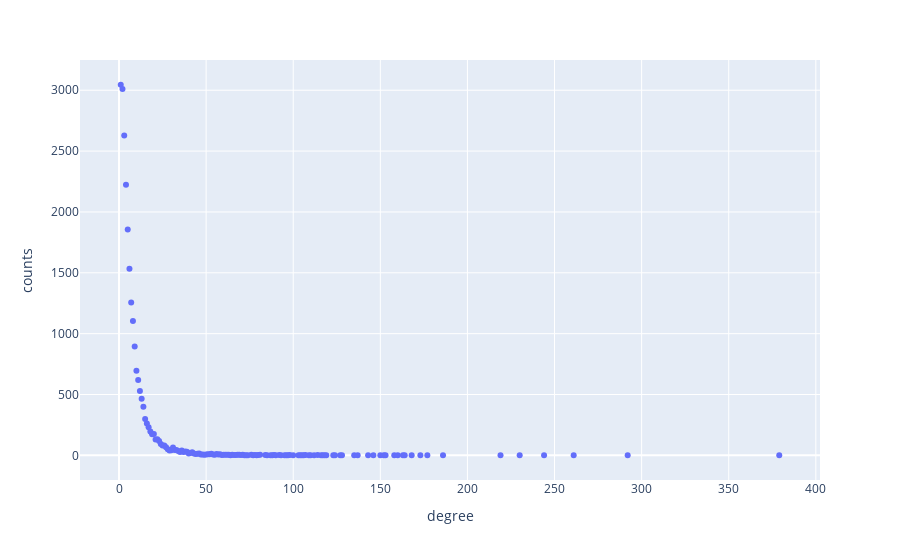

The code cell stored with this chart in its notebook:
### Code cell
import plotly.express as px
fig = px.scatter(df, x='degree', y='counts'
    )
fig.show()

### Figure 1 — Plotly figure (JSON) as saved in the notebook; plotly's stock layout.template omitted (floating-point values rounded to 4 significant figures; data arrays with more than 128 entries replaced by an {"elided": "..."} marker saying what was removed)
{"data": [{"hovertemplate": "degree=%{x}<br>counts=%{y}<extra></extra>", "legendgroup": "", "marker": {"color": "#636efa", "symbol": "circle"}, "mode": "markers", "name": "", "showlegend": false, "type": "scatter", "x": {"elided": "131 int values"}, "xaxis": "x", "y": {"elided": "131 int values"}, "yaxis": "y"}], "layout": {"legend": {"tracegroupgap": 0}, "margin": {"t": 60}, "xaxis": {"anchor": "y", "domain": [0, 1], "title": {"text": "degree"}}, "yaxis": {"anchor": "x", "domain": [0, 1], "title": {"text": "counts"}}}}
